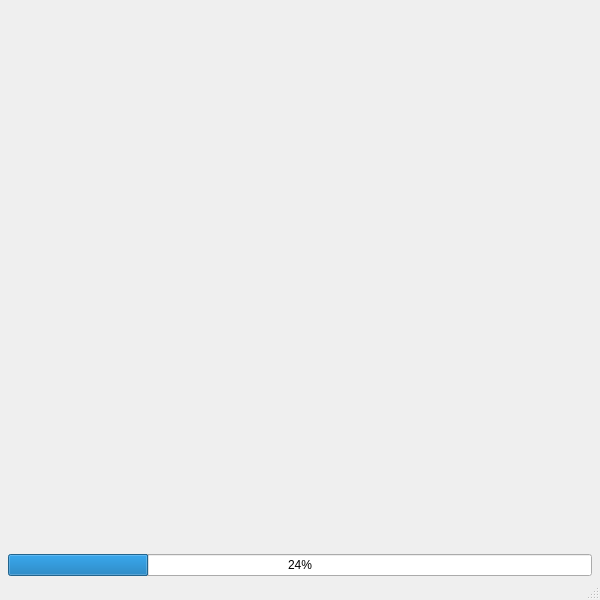
<?xml version="1.0" encoding="UTF-8"?>
<ui version="4.0">
 <class>Caoslink</class>
 <widget class="QMainWindow" name="Caoslink">
  <property name="geometry">
   <rect>
    <x>0</x>
    <y>0</y>
    <width>600</width>
    <height>600</height>
   </rect>
  </property>
  <property name="sizePolicy">
   <sizepolicy hsizetype="MinimumExpanding" vsizetype="MinimumExpanding">
    <horstretch>10</horstretch>
    <verstretch>10</verstretch>
   </sizepolicy>
  </property>
  <property name="minimumSize">
   <size>
    <width>600</width>
    <height>450</height>
   </size>
  </property>
  <property name="maximumSize">
   <size>
    <width>1000</width>
    <height>1200</height>
   </size>
  </property>
  <property name="sizeIncrement">
   <size>
    <width>0</width>
    <height>0</height>
   </size>
  </property>
  <property name="font">
   <font>
    <stylestrategy>PreferAntialias</stylestrategy>
   </font>
  </property>
  <property name="windowTitle">
   <string>CoActionOS Link</string>
  </property>
  <widget class="QWidget" name="centralWidget">
   <layout class="QVBoxLayout" name="verticalLayout">
    <property name="spacing">
     <number>0</number>
    </property>
    <property name="leftMargin">
     <number>0</number>
    </property>
    <property name="topMargin">
     <number>0</number>
    </property>
    <property name="rightMargin">
     <number>0</number>
    </property>
    <property name="bottomMargin">
     <number>2</number>
    </property>
    <item>
     <widget class="CaosInterface" name="caosInterface" native="true">
      <property name="sizePolicy">
       <sizepolicy hsizetype="Expanding" vsizetype="Expanding">
        <horstretch>0</horstretch>
        <verstretch>0</verstretch>
       </sizepolicy>
      </property>
     </widget>
    </item>
    <item>
     <layout class="QHBoxLayout" name="connectHorizontalLayout">
      <item>
       <widget class="CConnect" name="connectWidget" native="true">
        <property name="sizePolicy">
         <sizepolicy hsizetype="Preferred" vsizetype="Minimum">
          <horstretch>0</horstretch>
          <verstretch>0</verstretch>
         </sizepolicy>
        </property>
        <property name="minimumSize">
         <size>
          <width>0</width>
          <height>60</height>
         </size>
        </property>
       </widget>
      </item>
     </layout>
    </item>
    <item>
     <layout class="QHBoxLayout" name="horizontalLayout">
      <property name="spacing">
       <number>8</number>
      </property>
      <item>
       <widget class="QLabel" name="blankLabelLeft">
        <property name="maximumSize">
         <size>
          <width>0</width>
          <height>16777215</height>
         </size>
        </property>
        <property name="text">
         <string/>
        </property>
       </widget>
      </item>
      <item>
       <widget class="QProgressBar" name="progressBar">
        <property name="sizePolicy">
         <sizepolicy hsizetype="Expanding" vsizetype="Fixed">
          <horstretch>0</horstretch>
          <verstretch>0</verstretch>
         </sizepolicy>
        </property>
        <property name="minimumSize">
         <size>
          <width>0</width>
          <height>0</height>
         </size>
        </property>
        <property name="value">
         <number>24</number>
        </property>
       </widget>
      </item>
      <item>
       <widget class="QLabel" name="blankLabelRight">
        <property name="maximumSize">
         <size>
          <width>0</width>
          <height>16777215</height>
         </size>
        </property>
        <property name="text">
         <string/>
        </property>
       </widget>
      </item>
     </layout>
    </item>
   </layout>
  </widget>
  <widget class="QStatusBar" name="statusBar"/>
  <widget class="QMenuBar" name="menuBar">
   <property name="geometry">
    <rect>
     <x>0</x>
     <y>0</y>
     <width>600</width>
     <height>22</height>
    </rect>
   </property>
  </widget>
  <action name="actionAbout_CoActionOS">
   <property name="text">
    <string>About CoActionOS</string>
   </property>
  </action>
  <action name="actionAbout_CoActionOS_Link">
   <property name="text">
    <string>About CoActionOS Link</string>
   </property>
  </action>
  <action name="actionAbout">
   <property name="text">
    <string>About</string>
   </property>
  </action>
  <action name="actionPreferences">
   <property name="text">
    <string>Preferences</string>
   </property>
  </action>
  <action name="actionSave_Filesystem_Image">
   <property name="text">
    <string>Save Filesystem Image</string>
   </property>
  </action>
  <action name="actionLoad_Filesystem_Image">
   <property name="text">
    <string>Load Filesystem Image</string>
   </property>
  </action>
  <action name="actionDisk_Image">
   <property name="text">
    <string>Disk Image</string>
   </property>
  </action>
  <action name="actionWrite_Disk_Image">
   <property name="text">
    <string>Write Disk Image</string>
   </property>
  </action>
  <action name="actionRead_Flash_Image">
   <property name="text">
    <string>Read Flash Image</string>
   </property>
  </action>
  <action name="actionISP">
   <property name="text">
    <string>ISP</string>
   </property>
  </action>
 </widget>
 <layoutdefault spacing="6" margin="11"/>
 <customwidgets>
  <customwidget>
   <class>CaosInterface</class>
   <extends>QWidget</extends>
   <header>CaosInterface.h</header>
   <container>1</container>
  </customwidget>
  <customwidget>
   <class>CConnect</class>
   <extends>QWidget</extends>
   <header location="global">CSdk/CConnect.h</header>
   <container>1</container>
  </customwidget>
 </customwidgets>
 <resources/>
 <connections/>
 <designerdata>
  <property name="gridDeltaX">
   <number>5</number>
  </property>
  <property name="gridDeltaY">
   <number>5</number>
  </property>
  <property name="gridSnapX">
   <bool>true</bool>
  </property>
  <property name="gridSnapY">
   <bool>true</bool>
  </property>
  <property name="gridVisible">
   <bool>true</bool>
  </property>
 </designerdata>
</ui>
